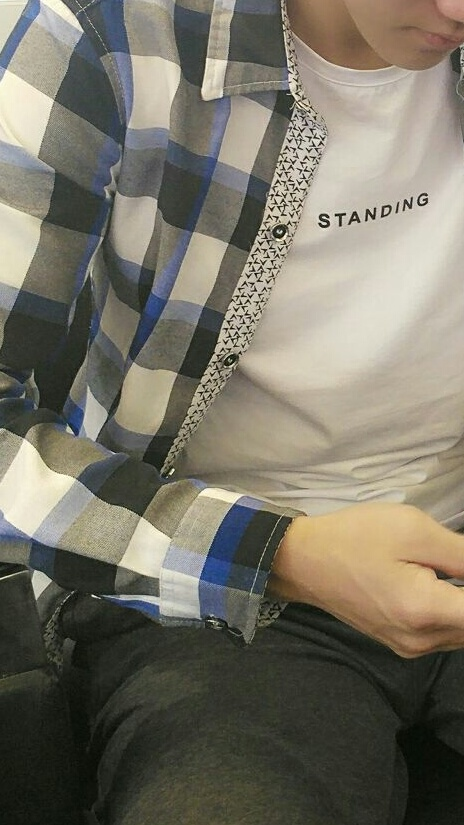
#> input picture imgs/image_forTest.jpg, 464 x 825 px, found by its file name
$ python gaoSiMoHu.py
#> lines starting #> are read from the running program, lines starting #| are printed output that depends on the picture
 # -*- coding: utf-8 -*-
from PIL import Image
from pylab import *
from scipy.ndimage import filters

# 添加中文字体支持
from matplotlib.font_manager import FontProperties
font = FontProperties(fname=r"c:\windows\fonts\SimSun.ttc", size=14)

# im = array(Image.open('board.jpeg'))
im = array(Image.open('./data/image_forTest.jpg').convert('L'))
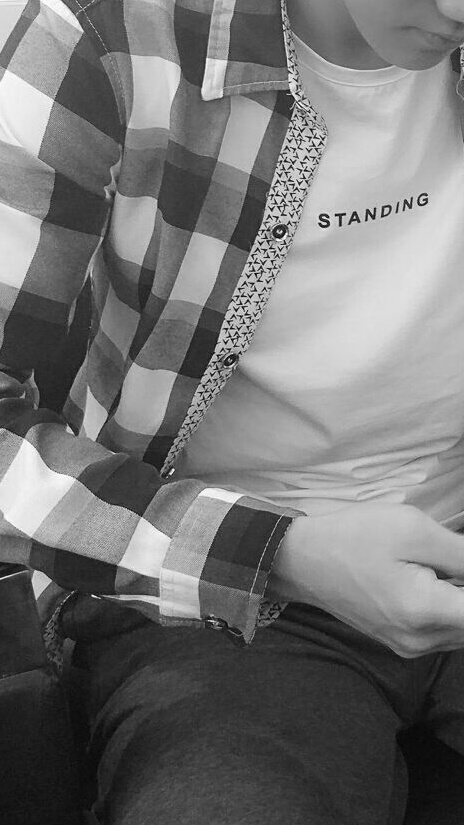
#> im: shape (825, 464); min 1, max 254, mean 115.8

figure()
gray()
axis('off')
subplot(1, 4, 1)
axis('off')
title(u'原图', fontproperties=font)
imshow(im)

for bi, blur in enumerate([2, 5, 10]):
  im2 = zeros(im.shape)
  im2 = filters.gaussian_filter(im, blur)
  im2 = np.uint8(im2)
  imNum=str(blur)
  subplot(1, 4, 2 + bi)
  axis('off')
  title(u'标准差为'+imNum, fontproperties=font)
  imshow(im2)
#> this loop made 3 passes
#> pass 1, `im2 = filters.gaussian_filter(im, blur)`:
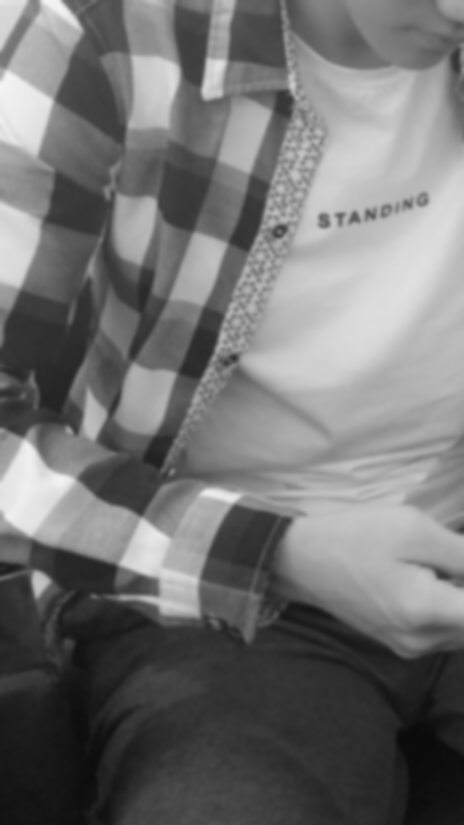
#> im2: shape (825, 464); min 10, max 245, mean 114.8
#> pass 3, `im2 = filters.gaussian_filter(im, blur)`:
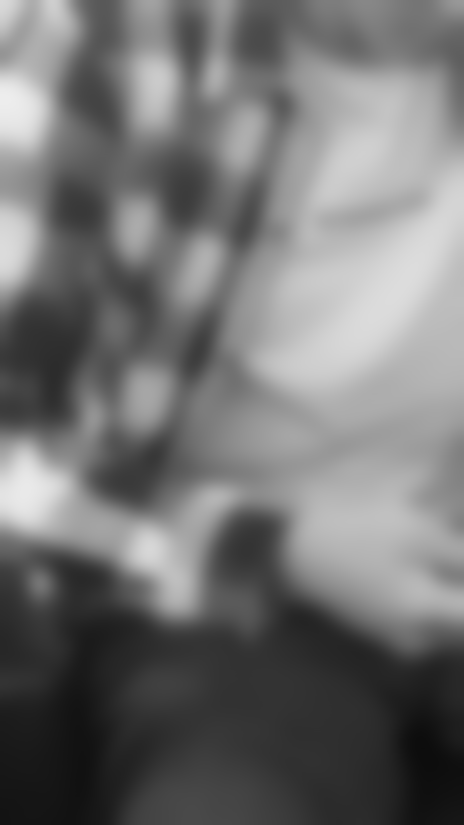
#> im2: shape (825, 464); min 12, max 237, mean 114.8

# [9 lines of commented-out code are left out]

show()
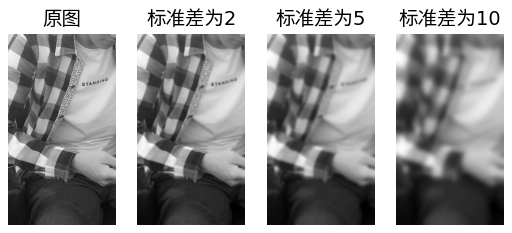
#> figure drawn by matplotlib, 4 panels
